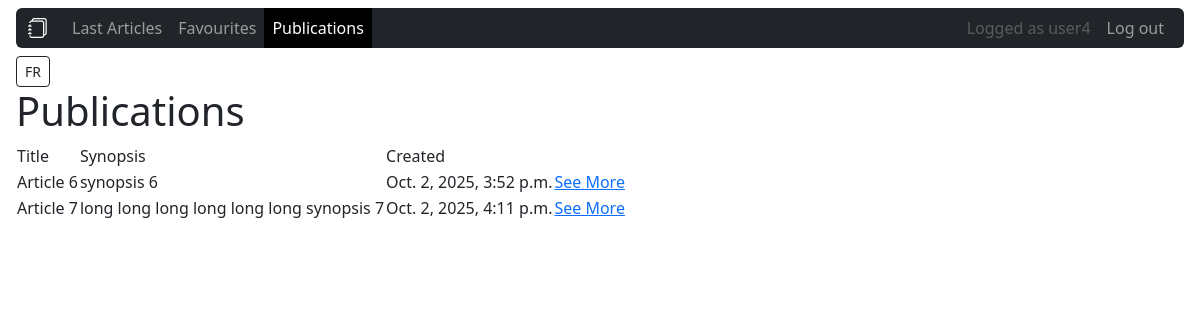
/publications (signed in), run on the app's committed database.
### articles/models.py (models this page shows, shortened)
class Article(models.Model):
	title = models.CharField(max_length=64, null=False, blank=False)
	author = models.ForeignKey(settings.AUTH_USER_MODEL, on_delete=models.CASCADE, null=False, blank=False)
	created = models.DateTimeField(auto_now_add=True)
	synopsis = models.CharField(max_length=312, null=False, blank=False)
	content = models.TextField(null=False, blank=False)

### articles/views.py (the view)
# urls.py: path('publications', PublicationListView.as_view(), name="publications"),
class PublicationListView(LoginRequiredMixin, ListView):
	model = Article
	template_name = "publications.html"
	context_object_name = "publications"
	login_url = "login"
	def get_queryset(self):
		return Article.objects.filter(author=self.request.user)

### articles/templates/publications.html (shortened to what this page needs)
{% extends "base.html" %}
{% block content %}
<h1>Publications</h1>
{% if publications %}
<table>
	<thead>
		<tr>
			<td>Title</td>
			<td>Synopsis</td>
			<td>Created</td>
		</tr>
	</thead>
	<tbody>
		{% for article in publications %}
		<tr>
			<td>{{ article.title }}</td>
			<td>{{ article.synopsis }}</td>
			<td>{{ article.created }}</td>
			<td><a href="{% url 'details' article.id %}">See More</a></td>
		</tr>
		{% endfor %}
	</tbody>
</table>
{% else %}
	<p>No publications available</p>
{% endif %}
{% endblock content %}

### articles/templates/base.html (shortened to what this page needs)
<!DOCTYPE html>
<html lang="en">
<head>
	<link href="https://cdn.jsdelivr.net/npm/bootstrap@5.3.2/dist/css/bootstrap.min.css" rel="stylesheet">
	<link rel="stylesheet" href="https://cdn.jsdelivr.net/npm/bootstrap-icons@1.10.5/font/bootstrap-icons.css">
</head>
<body class="px-3">
{% load i18n %}
<nav class="navbar navbar-expand-lg navbar-dark bg-white">
  <div class="container-fluid bg-dark rounded">
	<a class="navbar-brand" href="{% url 'home' %}"><i class="bi bi-journals"></i></a>
	  <ul class="navbar-nav">
		<li class="nav-item">
			<a class="nav-link {% if request.resolver_match.url_name == 'articles' %}bg-black text-white{% endif %}"
				href="{% url 'articles' %}">{% trans " Last Articles" %}</a>
		</li>
		{% if user.is_authenticated %}
		<li class="nav-item">
			<a class="nav-link {% if request.resolver_match.url_name == 'favourites' %}bg-black text-white{% endif %}"
				href="{% url 'favourites' %}">{% trans "Favourites" %}</a>
		</li>
		<li class="nav-item">
			<a class="nav-link {% if request.resolver_match.url_name == 'publications' %}bg-black text-white{% endif %}"
				href="{% url 'publications' %}">{% trans "Publications" %}</a>
		</li>
		{% else %}
		  <li class="nav-item">
				<a class="nav-link {% if request.resolver_match.url_name == 'register' %}bg-black text-white{% endif %}"
				href="{% url 'register' %}">{% trans "Register" %}</a>
		  </li>
		{% endif %}
	  </ul>
	  <ul class="navbar-nav ms-auto">
		{% if user.is_authenticated %}
		  <li class="nav-item">
			<span class="nav-link disabled">{% trans "Logged as" %} {{ user.username }}</span>
		  </li>
		  <li class="nav-item">
			<a class="nav-link" href="{% url 'logout' %}">{% trans "Log out" %}</a>
		  </li>
		{% endif %}
	  </ul>
	</div>
</nav>
<form action="{% url 'set_language' %}" method="post">
    {% if request.LANGUAGE_CODE == 'en' %}
	<a href="/fr{{ request.get_full_path|slice:'3:' }}" class="btn btn-sm btn-outline-dark text-dark">FR</a>
	{% else %}
	<a href="/en{{ request.get_full_path|slice:'3:' }}" class="btn btn-sm btn-outline-dark text-dark">EN</a>
	{% endif %}
</form>
	{% block content %}{% endblock content %}
</body>
</html>

### data on the page
Article: title "Article 6", synopsis "synopsis 6", created "Oct. 2, 2025, 3:52 p.m."
Article: title "Article 7", synopsis "long long long long long long synopsis 7", created "Oct. 2, 2025, 4:11 p.m."

### other printed values
{{ user.username }} "user4"
